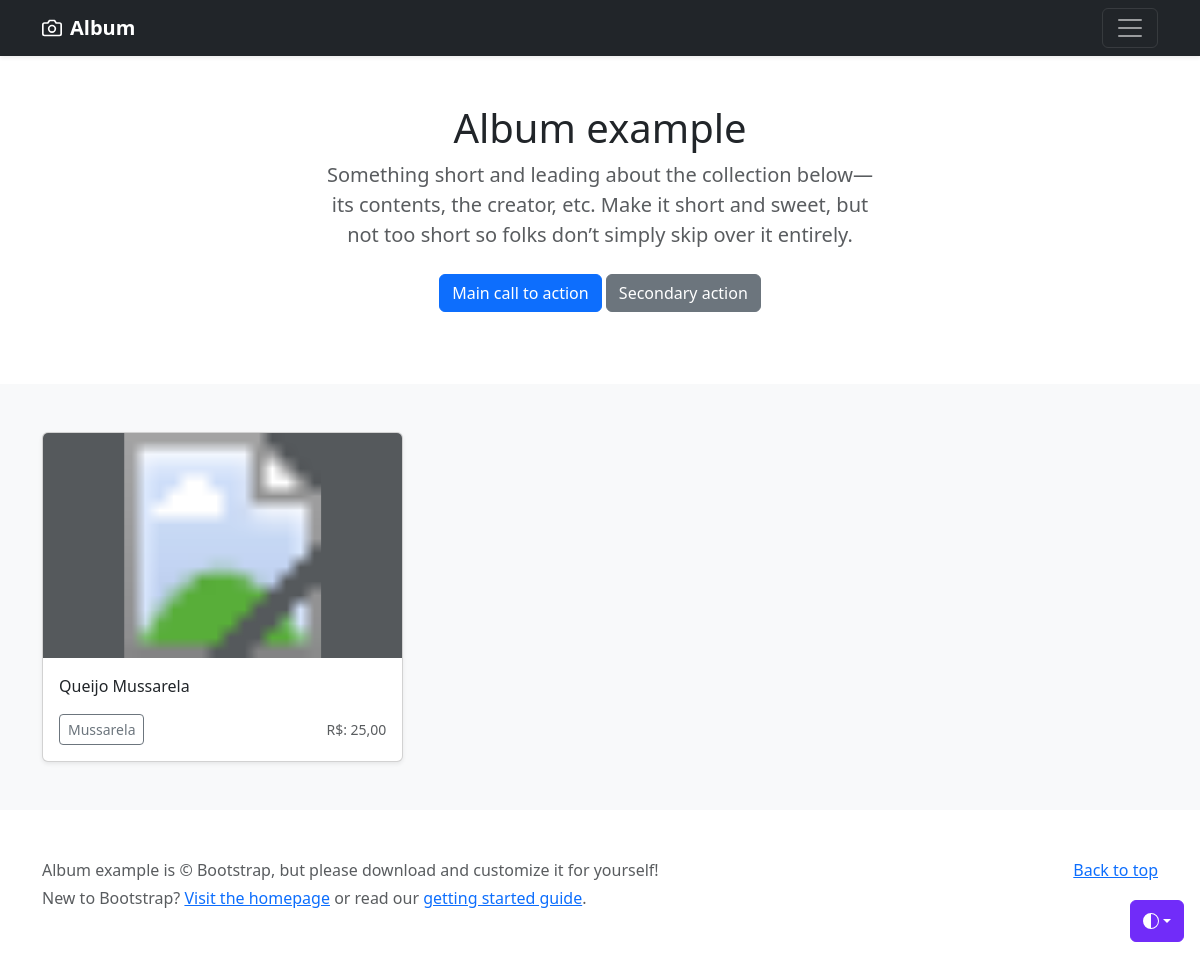
Page /produtos/ on the earlier database version.
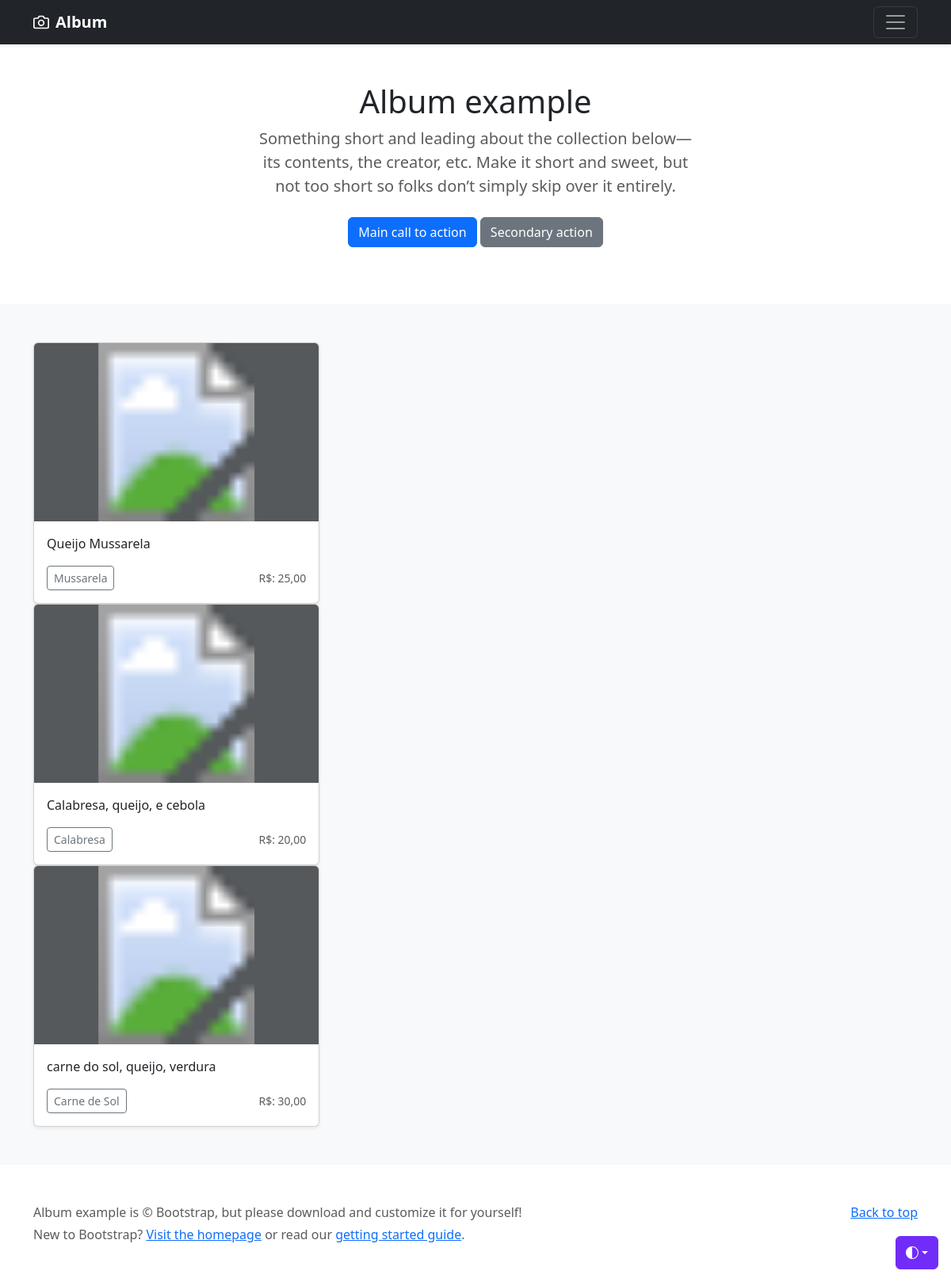
Same page on the later database version.
### apps/produtos/models.py (models this page shows, shortened)
class Pizza(models.Model):
    lista_sabor = [
        ('Calabresa','1'),
        ('Mussarela','2'),
        ('Carne de Sol','3'),
        ('Portuguesa','4'),
        ('Chocolate','5'),
    ]
    lista_tamanho = [
        ('F','Família'),
        ('G','Grande'),
        ('M','Média'),
        ('p','pequena'),
        ('B','Brotinho'),
    ]
    sabor_pizza = models.CharField(max_length=12, choices=lista_sabor, verbose_name='Sabor da Pizza')
    tamamho_pizza = models.CharField(max_length=8, choices=lista_tamanho, verbose_name='Tamanho da Pizza')
    descricao_pizza = models.TextField(verbose_name='Descrição da Pizza')
    quantidade_pizza = models.IntegerField(verbose_name='quantidade')
    imagem_pizza = models.ImageField(upload_to="foto_pizza")
    preco = models.DecimalField(max_digits=9, decimal_places=2)

### apps/produtos/views.py (the view)
# urls.py: path('produtos/', ProdutosView),
def ProdutosView(request):
	pizza_lista = Pizza.objects.all()
	bebida_lista = Bebida.objects.all()
	return render(request, 'compra.html', {'pizzas':pizza_lista, 'bebidas':bebida_lista})

### template/compra.html (shortened to what this page needs)
{% load static %}
<!doctype html>
<html lang="en" data-bs-theme="auto">
  <head><script src="/docs/5.3/assets/js/color-modes.js"></script>
    <link rel="stylesheet" href="https://cdn.jsdelivr.net/npm/@docsearch/css@3">
    <link href="https://cdn.jsdelivr.net/npm/bootstrap@5.3.2/dist/css/bootstrap.min.css" rel="stylesheet">
<link href="https://getbootstrap.com/docs/5.3/dist/css/bootstrap.min.css" rel="stylesheet">
  </head>
  <body>
    <div class="dropdown position-fixed bottom-0 end-0 mb-3 me-3 bd-mode-toggle">
      <button class="btn btn-bd-primary py-2 dropdown-toggle d-flex align-items-center"
              id="bd-theme"
              type="button"
              aria-expanded="false"
              data-bs-toggle="dropdown"
              aria-label="Toggle theme (auto)">
        <svg class="bi my-1 theme-icon-active" width="1em" height="1em"><use href="#circle-half"></use></svg>
      </button>
    </div>
<header data-bs-theme="dark">
  <div class="navbar navbar-dark bg-dark shadow-sm">
    <div class="container">
      <a href="#" class="navbar-brand d-flex align-items-center">
        <strong>Album</strong>
      </a>
      <button class="navbar-toggler" type="button" data-bs-toggle="collapse" data-bs-target="#navbarHeader" aria-controls="navbarHeader" aria-expanded="false" aria-label="Toggle navigation">
        <span class="navbar-toggler-icon"></span>
      </button>
    </div>
  </div>
</header>
<main>
  <section class="py- text-center container" >
    <div class="row py-lg-5">
      <div class="col-lg-6 col-md-8 mx-auto">
        <h1 class="fw-light">Album example</h1>
        <p class="lead text-body-secondary">Something short and leading about the collection below—its contents, the creator, etc. Make it short and sweet, but not too short so folks don’t simply skip over it entirely.</p>
        <p>
          <a href="#" class="btn btn-primary my-2">Main call to action</a>
          <a href="#" class="btn btn-secondary my-2">Secondary action</a>
        </p>
      </div>
    </div>
  </section>
  <div class="album py-5 bg-body-tertiary">
    {% for c in pizzas %}
    <div class="container">
      <div class="row row-cols-1 row-cols-sm-2 row-cols-md-3 g-3">
        <div class="col">
          <div class="card shadow-sm">
            <svg class="bd-placeholder-img card-img-top" width="100%" height="225" xmlns="http://www.w3.org/2000/svg" role="img" aria-label="Placeholder: Thumbnail" preserveAspectRatio="xMidYMid slice" focusable="false">
            <title>Placeholder</title>
            <rect width="100%" height="100%" fill="#55595c" />
            <image x="0" y="0" width="100%" height="100%" xlink:href="{{ c.imagem_pizza.url }}" />
            </svg>
            <div class="card-body">
              <p class="card-text">{{c.descricao_pizza}}</p>
              <div class="d-flex justify-content-between align-items-center">
                <div class="btn-group">
                  <button type="button" class="btn btn-sm btn-outline-secondary">{{c.sabor_pizza}}</button>
                </div>
                <small class="text-body-secondary">R$: {{c.preco}}</small>
              </div>
            </div>
          </div>
        </div>
      </div>
    </div>
    {% endfor %}
  </div>
</main>
<footer class="text-body-secondary py-5">
  <div class="container">
    <p class="float-end mb-1">
      <a href="#">Back to top</a>
    </p>
    <p class="mb-1">Album example is &copy; Bootstrap, but please download and customize it for yourself!</p>
    <p class="mb-0">New to Bootstrap? <a href="/">Visit the homepage</a> or read our <a href="/docs/5.3/getting-started/introduction/">getting started guide</a>.</p>
  </div>
</footer>
    </body>
</html>

### template/compra.html (style rules this page uses)
.bd-placeholder-img { font-size: 1.125rem; text-anchor: middle; -webkit-user-select: none; -moz-user-select: none; user-select: none; }
.bi { vertical-align: -.125em; fill: currentColor; }
.btn-bd-primary { --bd-violet-bg: #712cf9; --bd-violet-rgb: 112.520718, 44.062154, 249.437846; --bs-btn-font-weight: 600; --bs-btn-color: var(--bs-white); --bs-btn-bg: var(--bd-violet-bg); --bs-btn-border-color: var(--bd-violet-bg); --bs-btn-hover-color: var(--bs-white); --bs-btn-hover-bg: #6528e0; --bs-btn-hover-border-color: #6528e0; --bs-btn-focus-shadow-rgb: var(--bd-violet-rgb); --bs-btn-active-color: var(--bs-btn-hover-color); --bs-btn-active-bg: #5a23c8; --bs-btn-active-border-color: #5a23c8; }
.bd-mode-toggle { z-index: 1500; }

Differences in the rows shown:
added Pizza: descricao_pizza "Calabresa, queijo, e cebola", sabor_pizza "Calabresa", preco "20,00"
added Pizza: descricao_pizza "carne do sol, queijo, verdura", sabor_pizza "Carne de Sol", preco "30,00"
